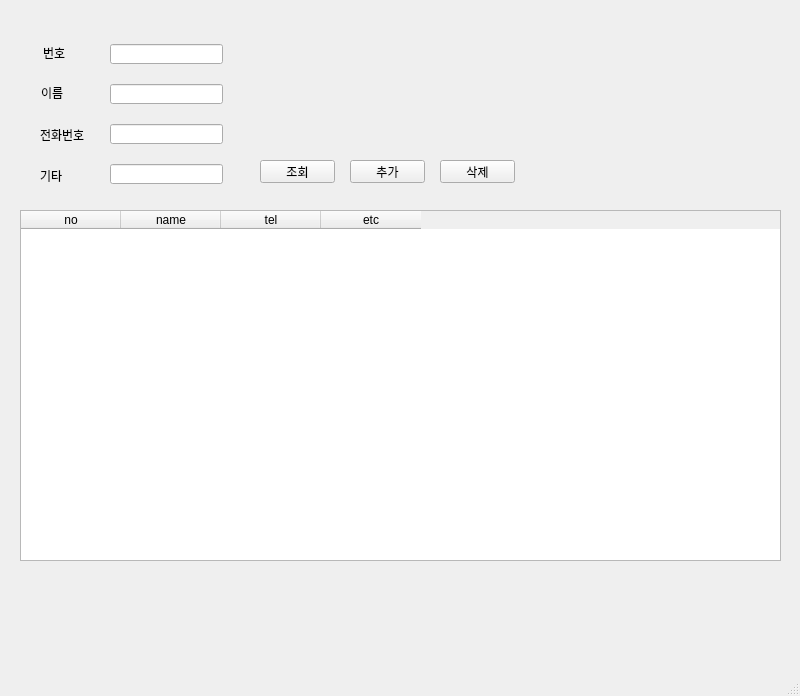
<?xml version="1.0" encoding="UTF-8"?>
<ui version="4.0">
 <class>MainWindow</class>
 <widget class="QMainWindow" name="MainWindow">
  <property name="geometry">
   <rect>
    <x>0</x>
    <y>0</y>
    <width>800</width>
    <height>696</height>
   </rect>
  </property>
  <property name="windowTitle">
   <string>MainWindow</string>
  </property>
  <widget class="QWidget" name="centralwidget">
   <widget class="QPushButton" name="pushButton">
    <property name="geometry">
     <rect>
      <x>260</x>
      <y>160</y>
      <width>75</width>
      <height>23</height>
     </rect>
    </property>
    <property name="text">
     <string>조회</string>
    </property>
   </widget>
   <widget class="QTableWidget" name="tableWidget">
    <property name="geometry">
     <rect>
      <x>20</x>
      <y>210</y>
      <width>761</width>
      <height>351</height>
     </rect>
    </property>
    <column>
     <property name="text">
      <string>no</string>
     </property>
    </column>
    <column>
     <property name="text">
      <string>name</string>
     </property>
    </column>
    <column>
     <property name="text">
      <string>tel</string>
     </property>
    </column>
    <column>
     <property name="text">
      <string>etc</string>
     </property>
    </column>
   </widget>
   <widget class="QLineEdit" name="lineEdit">
    <property name="geometry">
     <rect>
      <x>110</x>
      <y>44</y>
      <width>113</width>
      <height>20</height>
     </rect>
    </property>
    <property name="text">
     <string/>
    </property>
   </widget>
   <widget class="QLineEdit" name="lineEdit_2">
    <property name="geometry">
     <rect>
      <x>110</x>
      <y>84</y>
      <width>113</width>
      <height>20</height>
     </rect>
    </property>
   </widget>
   <widget class="QLineEdit" name="lineEdit_3">
    <property name="geometry">
     <rect>
      <x>110</x>
      <y>124</y>
      <width>113</width>
      <height>20</height>
     </rect>
    </property>
   </widget>
   <widget class="QLineEdit" name="lineEdit_4">
    <property name="geometry">
     <rect>
      <x>110</x>
      <y>164</y>
      <width>113</width>
      <height>20</height>
     </rect>
    </property>
   </widget>
   <widget class="QLabel" name="label">
    <property name="geometry">
     <rect>
      <x>43</x>
      <y>47</y>
      <width>56</width>
      <height>12</height>
     </rect>
    </property>
    <property name="text">
     <string>번호</string>
    </property>
   </widget>
   <widget class="QLabel" name="label_2">
    <property name="geometry">
     <rect>
      <x>41</x>
      <y>87</y>
      <width>56</width>
      <height>12</height>
     </rect>
    </property>
    <property name="text">
     <string>이름</string>
    </property>
   </widget>
   <widget class="QLabel" name="label_3">
    <property name="geometry">
     <rect>
      <x>40</x>
      <y>129</y>
      <width>56</width>
      <height>12</height>
     </rect>
    </property>
    <property name="text">
     <string>전화번호</string>
    </property>
   </widget>
   <widget class="QLabel" name="label_4">
    <property name="geometry">
     <rect>
      <x>40</x>
      <y>170</y>
      <width>56</width>
      <height>12</height>
     </rect>
    </property>
    <property name="text">
     <string>기타</string>
    </property>
   </widget>
   <widget class="QPushButton" name="pushButton_2">
    <property name="geometry">
     <rect>
      <x>350</x>
      <y>160</y>
      <width>75</width>
      <height>23</height>
     </rect>
    </property>
    <property name="text">
     <string>추가</string>
    </property>
   </widget>
   <widget class="QPushButton" name="pushButton_3">
    <property name="geometry">
     <rect>
      <x>440</x>
      <y>160</y>
      <width>75</width>
      <height>23</height>
     </rect>
    </property>
    <property name="text">
     <string>삭제</string>
    </property>
   </widget>
  </widget>
  <widget class="QMenuBar" name="menubar">
   <property name="geometry">
    <rect>
     <x>0</x>
     <y>0</y>
     <width>800</width>
     <height>21</height>
    </rect>
   </property>
  </widget>
  <widget class="QStatusBar" name="statusbar"/>
 </widget>
 <resources/>
 <connections/>
</ui>
